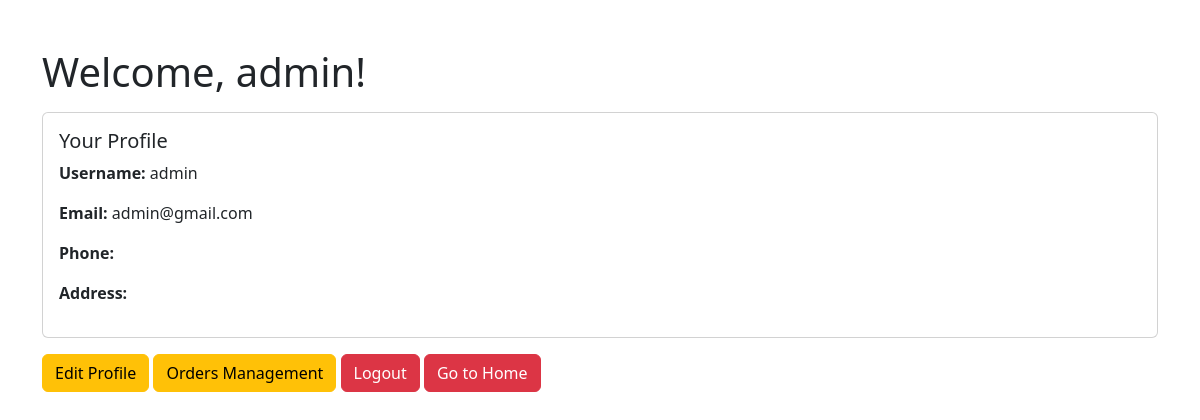
The page /dashboard.php (signed in) on the database as committed earlier.
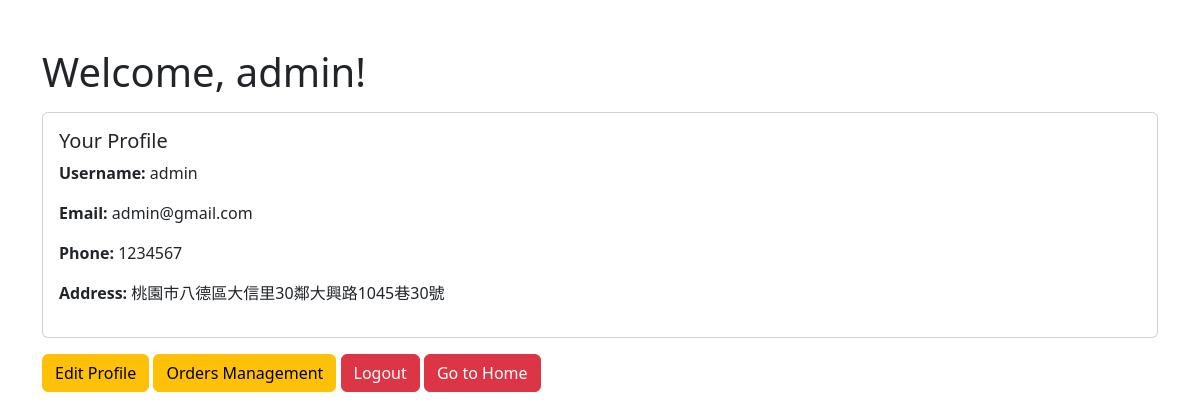
The same page on the database as committed later.
### tables this page shows
CREATE TABLE `members` (
  `MemberID` int NOT NULL AUTO_INCREMENT,
  `Username` varchar(64) NOT NULL,
  `Password` varchar(512) NOT NULL,
  `Email` varchar(64) NOT NULL,
  `PrivilegeLevel` int NOT NULL DEFAULT '0',
  `Attempt` int DEFAULT NULL,
  `RegisteredDate` date DEFAULT NULL,
  `FullName` varchar(128) NOT NULL,
  `Phone` varchar(15) DEFAULT NULL,
  `Address` text,
  PRIMARY KEY (`MemberID`)
);

### dashboard.php (the view, shortened to what this page needs)
<?php
require 'db_config.php';
$username = $_SESSION['user'];
$sql = "SELECT * FROM members WHERE Username = ?";
$stmt = $conn->prepare($sql);
$stmt->bind_param("s", $username);
$stmt->execute();
$result = $stmt->get_result();
$user = $result->fetch_assoc();
?>
<!DOCTYPE html>
<html lang="en">
<head>
    <link rel="stylesheet" href="https://cdn.jsdelivr.net/npm/bootstrap@5.3.0/dist/css/bootstrap.min.css">
</head>
<body>
    <div class="container mt-5">
        <h1>Welcome, <?php echo htmlspecialchars($user['Username']); ?>!</h1>
        <div class="card mt-3">
            <div class="card-body">
                <h5 class="card-title">Your Profile</h5>
                <p><strong>Username:</strong> <?php echo htmlspecialchars($user['Username']); ?></p>
                <p><strong>Email:</strong> <?php echo htmlspecialchars($user['Email']); ?></p>
                <p><strong>Phone:</strong> <?php echo htmlspecialchars($user['Phone']); ?></p>
                <p><strong>Address:</strong> <?php echo htmlspecialchars($user['Address']); ?></p>
            </div>
        </div>
        <div class="mt-3">
            <a href="edit_profile.php" class="btn btn-warning">Edit Profile</a>
			<a href="orders.php" class="btn btn-warning">Orders Management</a>
            <a href="logout.php" class="btn btn-danger">Logout</a>
			<a href="index.php" class="btn btn-danger">Go to Home</a>
        </div>
    </div>
</body>
</html>

Rows that differ between the two databases and show on the page:
changed members "admin": Phone (not shown) → "1234567"; Address (not shown) → "桃園市八德區大信里30鄰大興路1045巷30號"
